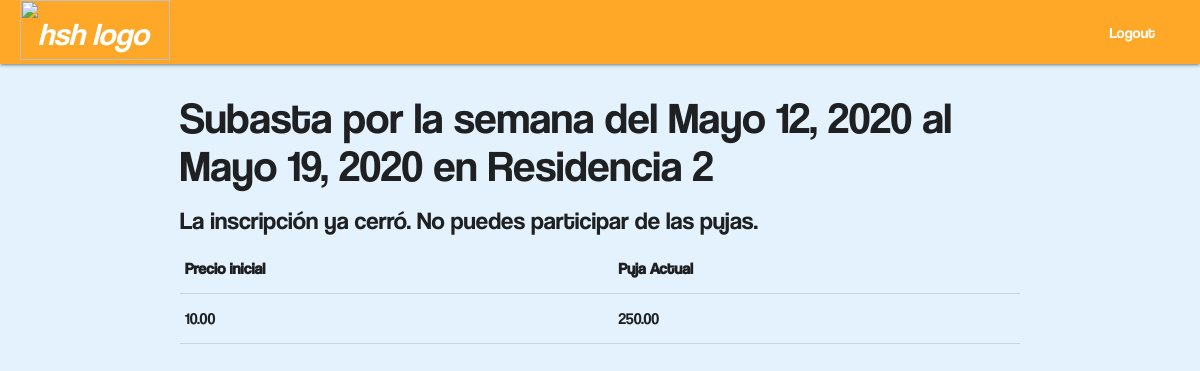
The app's page /subasta/4/ with its own data.
### main/models.py (models this page shows, shortened)
class Semana(models.Model):
	dia_inicial = models.DateField()
	precio_reserva = models.DecimalField(max_digits=11,decimal_places=2)
	def dia_final(self):
		return self.dia_inicial + timedelta(days=7)
	class Meta:
		abstract = True
		ordering = ['dia_inicial', 'residencia']

class Subasta(Semana):
	precio_inicial = models.DecimalField(max_digits=11,decimal_places=2)
	inicio_de_subasta = models.DateField()
	residencia = models.ForeignKey('Residencia',on_delete=models.CASCADE,related_name='subastas')
	usuarios_inscriptos = models.ManyToManyField('User',related_name='inscripciones')
	iniciada = models.BooleanField(default=False)
	def puja_actual(self):
		return self.pujas.first()
	def esta_inscripto(self,usuario):
		return self.usuarios_inscriptos.filter(id=usuario.id).exists()

class Residencia(models.Model):
	nombre = models.CharField(max_length=50)
	dirección = models.CharField(max_length=200)
	ciudad = models.CharField(max_length=100)
	pais = models.CharField(max_length=30)
	descripcion = models.TextField()
	habitaciones = models.IntegerField(default=0)
	personas = models.IntegerField(default=0)
	baños = models.IntegerField(default=0)
	def __str__(self):
		return self.nombre
	class Meta:
		ordering = ['nombre']

class Puja(models.Model):
	usuario = models.ForeignKey('User',on_delete=models.CASCADE,related_name='pujas')
	dinero_pujado = models.DecimalField(max_digits=11,decimal_places=2)
	subasta = models.ForeignKey('Subasta',on_delete=models.CASCADE,related_name='pujas')
	class Meta:
		ordering = ['subasta','-dinero_pujado']

### main/views.py (the view)
# urls.py: path("subasta/<id_subasta>/", views.subasta, name="subasta"),
def subasta(request, id_subasta):
    sub = Subasta.objects.get(id=id_subasta)
    if request.method == "POST":
        form = MontoPujaForm(request.POST,user=request.user,subasta=sub)
        if form.is_valid():
            monto = form.cleaned_data.get("monto")
            sub.pujar(request.user, monto)
            sub.save()
    else:
        form = MontoPujaForm(user=request.user,subasta=sub)
    import datetime
    inscripto = sub.esta_inscripto(request.user)
    return render(request=request,
                  template_name="main/subastas/ver_subasta.html",
                  context={"subasta": sub,
                           "inscripto": inscripto,
                           "form": form})

### main/templates/main/subastas/ver_subasta.html (shortened to what this page needs)
{% extends "main/headers/header_logged_in.html" %}
{% load static %}
{% block content %}
<body>
  <div>
    <h3>Subasta por la semana del {{subasta.dia_inicial}} al {{subasta.dia_final}}
    en {{subasta.residencia}}</h3>
    {% if not subasta.iniciada %}
      <h5>La subasta comenzará el día {{subasta.inicio_de_subasta}} y terminará {{subasta.fin_de_subasta}}</h5>
      <p>Recuerda inscribirte para poder participar.</p>
    {% else %}
      {% if inscripto %}
        <h5>La subasta ya comenzó, tenes tiempo hasta el {{subasta.fin_de_subasta}} para pujar</h5>
        <p><i class="material-icons">check</i>Estás inscripto</p>
      {% else %}
        <h5>La inscripción ya cerró. No puedes participar de las pujas.</h5>
      {% endif %}
      <div>
        <table style="width:100%">
          <tr>
            <th>Precio inicial</th>
            <th>Puja Actual</th>
          </tr>
          <tr>
            <td>{{subasta.precio_inicial}}</td>
            <td>{{subasta.puja_actual.dinero_pujado}}</td>
          </tr>
      </div>
    {% endif %}
  </div>
</body>
{% endblock %}

### staticfiles/css/main.css (style rules this page uses)
body { background: #e3f2fd; font-family: coolvetica; }

### records on screen
Subasta: dia_inicial "Mayo 12, 2020", dia_final "Mayo 19, 2020", residencia "Residencia 2", precio_inicial "10.00", puja_actual.dinero_pujado "250.00"
